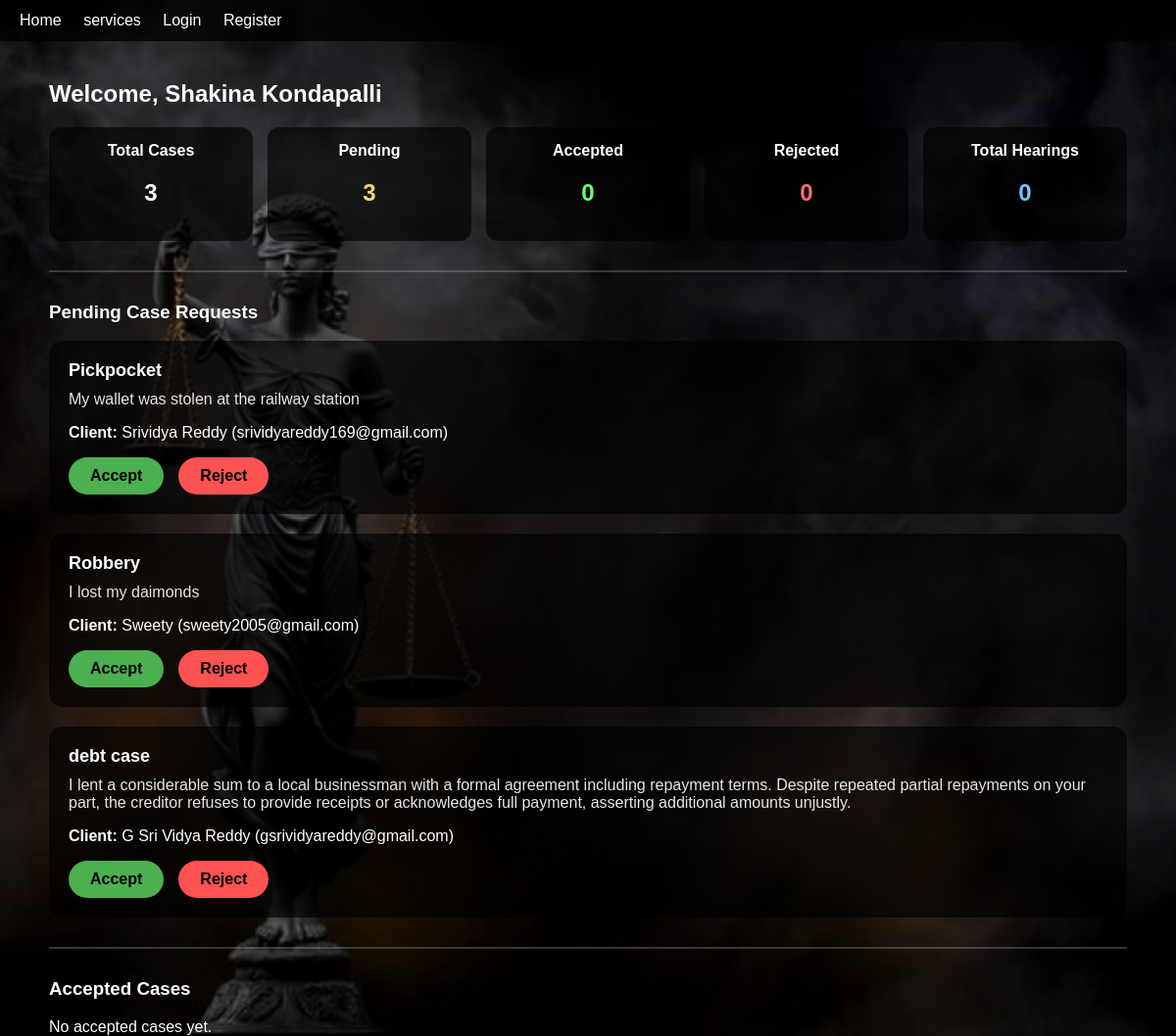
Screenshot of /lawyer-dashboard/ (signed in) with the database file from the repository.
### courtapp/models.py (models this page shows, shortened)
class Profile(models.Model):
    ROLE_CHOICES = (
        ('LAWYER', 'Lawyer'),
        ('CLIENT', 'Client'),
    )
    user = models.OneToOneField(User, on_delete=models.CASCADE)
    role = models.CharField(max_length=10, choices=ROLE_CHOICES)
    phone = models.CharField(max_length=15)
    gender = models.CharField(max_length=10)
    address = models.TextField()
    profile_image = models.ImageField(
        upload_to='profiles/',
        blank=True,
        null=True
    )
    state_bar_council = models.CharField(max_length=100, blank=True, null=True)
    enrollment_number = models.CharField(max_length=50, blank=True, null=True)
    experience_years = models.PositiveIntegerField(blank=True, null=True)
    specialization = models.CharField(max_length=100, blank=True, null=True)
    is_available = models.BooleanField(default=True)
    aadhaar = models.CharField(max_length=12, blank=True, null=True)
    created_at = models.DateTimeField(auto_now_add=True)

class CaseRequest(models.Model):
    client = models.ForeignKey(
        Profile,
        on_delete=models.CASCADE,
        related_name='client_cases',
        limit_choices_to={'role': 'CLIENT'}
    )
    lawyer = models.ForeignKey(
        Profile,
        on_delete=models.CASCADE,
        related_name='lawyer_cases',
        limit_choices_to={'role': 'LAWYER'}
    )
    case_title = models.CharField(max_length=200)
    description = models.TextField()
    STATUS_CHOICES = (
        ('PENDING', 'Pending'),
        ('ACCEPTED', 'Accepted'),
        ('REJECTED', 'Rejected'),
    )
    status = models.CharField(
        max_length=10,
        choices=STATUS_CHOICES,
        default='PENDING'
    )
    created_at = models.DateTimeField(auto_now_add=True)

### courtapp/views.py (the view)
# urls.py: path('lawyer-dashboard/', views.lawyer_dashboard, name='lawyer_dashboard'),
@login_required
def lawyer_dashboard(request):
    profile = Profile.objects.get(user=request.user)
    if profile.role != 'LAWYER':
        return redirect('dashboard')
    pending_cases = CaseRequest.objects.filter(
        lawyer=profile,
        status='PENDING'
    )
    accepted_cases = CaseRequest.objects.filter(
        lawyer=profile,
        status='ACCEPTED'
    )
    rejected_cases = CaseRequest.objects.filter(
        lawyer=profile,
        status='REJECTED'
    )
    total_cases = CaseRequest.objects.filter(lawyer=profile).count()
    total_pending = pending_cases.count()
    total_accepted = accepted_cases.count()
    total_rejected = rejected_cases.count()
    total_hearings = sum(case.hearings.count() for case in accepted_cases)
    return render(request, 'lawyer_dashboard.html', {
        'profile': profile,
        'pending_cases': pending_cases,
        'accepted_cases': accepted_cases,
        'total_cases': total_cases,
        'total_pending': total_pending,
        'total_accepted': total_accepted,
        'total_rejected': total_rejected,
        'total_hearings': total_hearings,
    })

### courtapp/templates/lawyer_dashboard.html (shortened to what this page needs)
{% extends 'base.html' %}
{% block content %}
<div class="dashboard">
  <h2>Welcome, {{ profile.user.first_name }}</h2>
  <div class="stats-grid">
    <div class="stat-card">
      <b>Total Cases</b>
      <h2>{{ total_cases }}</h2>
    </div>
    <div class="stat-card">
      <b>Pending</b>
      <h2 style="color:#ffd36d;">{{ total_pending }}</h2>
    </div>
    <div class="stat-card">
      <b>Accepted</b>
      <h2 style="color:#6dff6d;">{{ total_accepted }}</h2>
    </div>
    <div class="stat-card">
      <b>Rejected</b>
      <h2 style="color:#ff6d6d;">{{ total_rejected }}</h2>
    </div>
    <div class="stat-card">
      <b>Total Hearings</b>
      <h2 style="color:#6dcaff;">{{ total_hearings }}</h2>
    </div>
  </div>
  <hr>
  <h3>Pending Case Requests</h3>
  {% for case in pending_cases %}
    <div class="case-card">
      <div class="case-title">{{ case.case_title }}</div>
      <div class="case-desc">{{ case.description }}</div>
      <p>
        <b>Client:</b>
        {{ case.client.user.first_name }} ({{ case.client.user.email }})
      </p>
      <div class="btn-group">
        <a href="{% url 'accept_case' case.id %}" class="accept-btn">Accept</a>
        <a href="{% url 'reject_case' case.id %}" class="reject-btn">Reject</a>
      </div>
    </div>
  {% empty %}
    <p>No pending requests.</p>
  {% endfor %}
  <hr>
  <h3>Accepted Cases</h3>
  {% for case in accepted_cases %}
    <div class="case-card">
      <div class="case-title">{{ case.case_title }}</div>
      <p>
        <b>Client:</b>
        {{ case.client.user.first_name }} ({{ case.client.user.email }})
      </p>
      <form method="post" action="{% url 'add_hearing' case.id %}">
        {% csrf_token %}
        <input type="date" name="date" required>
        <input type="time" name="time" required>
        <input type="text" name="note" placeholder="Hearing note (optional)">
        <button
          type="submit"
          style="
            padding:8px 18px;
            border:none;
            border-radius:20px;
            background:#d4af37;
            font-weight:bold;
            cursor:pointer;
          "
        >
          Add Hearing
        </button>
      </form>
      {% for h in case.hearings.all %}
        <div class="hearing-box">
          📅 {{ h.hearing_date }} — {{ h.hearing_time }}
          {% if h.note %}
            <br><i>{{ h.note }}</i>
          {% endif %}
        </div>
      {% empty %}
        <p style="opacity:0.6;">No hearings added yet.</p>
      {% endfor %}
    </div>
  {% empty %}
    <p>No accepted cases yet.</p>
  {% endfor %}
</div>
{% endblock %}

### courtapp/templates/base.html (shortened to what this page needs)
{% load static %}
<!DOCTYPE html>
<html lang="en">
<head>
  <link rel="stylesheet" href="{% static 'style.css' %}">
</head>
<body>
  <div class="bg-overlay"></div>
  <nav class="navbar">
    <a href="{% url 'home' %}">Home</a>
    <a href="{% url 'services' %}">services</a>
    <a href="{% url 'login' %}">Login</a>
    <a href="{% url 'register' %}">Register</a>
  </nav>
  <main class="container show-content">
  {% block content %}
  {% endblock %}
</main>
</body>
</html>

### courtapp/static/style.css (style rules this page uses)
html, body { height: 100%; margin: 0; padding: 0; font-family: Arial, sans-serif; background-image: url("/static/HOMEPAGE.jpeg"); background-size: cover; background-position: center; background-repeat: no-repeat; background-attachment: fixed; }
.bg-overlay { position: fixed; inset: 0; background: rgba(0, 0, 0, 0.45); z-index: 0; }
.navbar { position: relative; z-index: 2; background: rgba(0, 0, 0, 0.75); padding: 12px 20px; }
.navbar a { color: white; margin-right: 18px; text-decoration: none; font-weight: 500; }
.container { position: relative; z-index: 2; padding: 0 20px; color: white; }

### courtapp/templates/lawyer_dashboard.html (style rules this page uses)
.dashboard { max-width: 1100px; margin: 40px auto; color: white; }
hr { border: 1px solid rgba(255,255,255,0.2); margin: 30px 0; }
.case-card { background: rgba(0,0,0,0.65); padding: 20px; border-radius: 14px; margin-bottom: 20px; }
.case-title { font-size: 18px; font-weight: bold; }
.case-desc { margin: 10px 0; opacity: 0.9; }
.btn-group { display: flex; gap: 15px; margin-top: 10px; }
.accept-btn { background: #4caf50; padding: 10px 22px; border-radius: 20px; color: black; font-weight: bold; text-decoration: none; }
.reject-btn { background: #ff5252; padding: 10px 22px; border-radius: 20px; color: black; font-weight: bold; text-decoration: none; }
.stats-grid { display: grid; grid-template-columns: repeat(auto-fit, minmax(180px,1fr)); gap: 15px; margin-bottom: 25px; }
.stat-card { background: rgba(0,0,0,0.65); padding: 15px; border-radius: 12px; text-align: center; }

### rows the page displays
Profile: user.first_name "Shakina Kondapalli"
CaseRequest: case_title "Pickpocket", description "My wallet was stolen at the railway station", client.user.first_name "Srividya Reddy", client.user.email "srividyareddy169@gmail.com"
CaseRequest: case_title "Robbery", description "I lost my daimonds", client.user.first_name "Sweety", client.user.email "sweety2005@gmail.com"
CaseRequest: case_title "debt case", description "I lent a considerable sum to a local businessman with a formal agreement including repayment terms. Despite repeated partial repayments on your part, the creditor refuses to provide receipts or acknowledges full payment, asserting additional amounts unjustly.", client.user.first_name "G Sri Vidya Reddy", client.user.email "gsrividyareddy@gmail.com"

### other values shown
{{ total_cases }} "3"
{{ total_pending }} "3"
{{ total_accepted }} "0"
{{ total_rejected }} "0"
{{ total_hearings }} "0"
